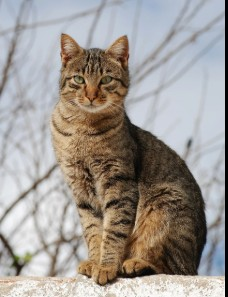
#> input picture opencv_fundamentals/photos/cat.jpg, 228 x 297 px, found by its file name
$ python rescale.py
#> lines starting #> are read from the running program, lines starting #| are printed output that depends on the picture
import cv2 as cv

img = cv.imread('opencv_fundamentals/photos/cat.jpg')
#> img is the input picture: shape (297, 228, 3); mean B, G, R 146.5, 151.9, 158.2

#rescale method
def rescaleFrame(frame, scale=0.75):
    #images,videos and live videos
#> called with scale = 0.75
    width = int(img.shape[1]*scale)
#> width = 171
    height = int(img.shape[0]*scale)
#> height = 222
    dimensions = (width, height)
#> dimensions = (171, 222)
    return cv.resize(frame, dimensions, interpolation=cv.INTER_AREA)
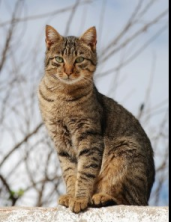
#> returned value: shape (222, 171, 3); mean of channels 0, 1, 2 146.5, 151.9, 158.2; drawn as B, G, R

#resize method
def changeRes(width, height):
    #live videos only
    capture.set(3, width)
    capture.set(4,height)

new_frame = rescaleFrame(img)

cv.imshow("cat1", new_frame)
cv.imshow("cat2", img)

cv.waitKey(0)

#video rescaling
capture = cv.VideoCapture(r"C:\Users\tahat\Desktop\python_tutorials\opencv_fundamentals\videos\dog.mp4")

while True:
    isTrue, frame = capture.read()
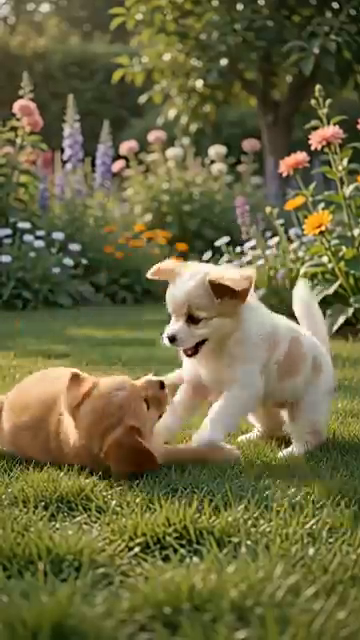
#> input picture frame 24 of opencv_fundamentals/videos/dog.mp4, 360 x 640 px
#> frame is the input picture: shape (640, 360, 3); mean B, G, R 63.7, 103.7, 107.7

    if isTrue == False:
        break

    rescaled_frame = rescaleFrame(frame)
#> call 2 of rescaleFrame, with scale = 0.75
#> in rescaleFrame (call 2), `return cv.resize(frame, dimensions, interpolation=cv.INTER_AREA)`:
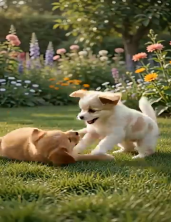
#> returned value: shape (222, 171, 3); mean of channels 0, 1, 2 63.7, 103.7, 107.7; drawn as B, G, R
    cv.imshow("Dog1", frame)
    cv.imshow("Dog2", rescaled_frame)

    if cv.waitKey(20) & 0xFF==ord("d"):
#> (key Esc is pressed here)
            break

capture.release()
cv.destroyAllWindows()
